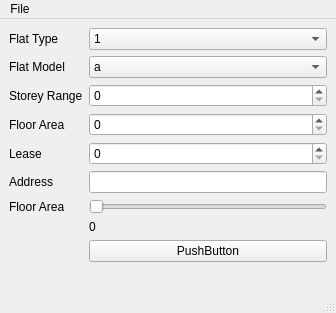
<?xml version="1.0" encoding="UTF-8"?>
<ui version="4.0">
 <class>MainWindow</class>
 <widget class="QMainWindow" name="MainWindow">
  <property name="geometry">
   <rect>
    <x>0</x>
    <y>0</y>
    <width>336</width>
    <height>313</height>
   </rect>
  </property>
  <property name="windowTitle">
   <string>MainWindow</string>
  </property>
  <property name="toolButtonStyle">
   <enum>Qt::ToolButtonIconOnly</enum>
  </property>
  <widget class="QWidget" name="centralwidget">
   <layout class="QHBoxLayout" name="horizontalLayout">
    <item>
     <layout class="QFormLayout" name="formLayout">
      <item row="0" column="0">
       <widget class="QLabel" name="flat_Type">
        <property name="text">
         <string>Flat Type</string>
        </property>
       </widget>
      </item>
      <item row="0" column="1">
       <widget class="QComboBox" name="flat_Type_List">
        <property name="editable">
         <bool>false</bool>
        </property>
        <property name="frame">
         <bool>true</bool>
        </property>
        <item>
         <property name="text">
          <string>1</string>
         </property>
        </item>
        <item>
         <property name="text">
          <string>2</string>
         </property>
        </item>
        <item>
         <property name="text">
          <string>3</string>
         </property>
        </item>
       </widget>
      </item>
      <item row="1" column="0">
       <widget class="QLabel" name="flat_Model">
        <property name="text">
         <string>Flat Model</string>
        </property>
       </widget>
      </item>
      <item row="1" column="1">
       <widget class="QComboBox" name="flat_Model_List">
        <item>
         <property name="text">
          <string>a</string>
         </property>
        </item>
        <item>
         <property name="text">
          <string>s</string>
         </property>
        </item>
        <item>
         <property name="text">
          <string>d</string>
         </property>
        </item>
       </widget>
      </item>
      <item row="2" column="0">
       <widget class="QLabel" name="storey_Range">
        <property name="text">
         <string>Storey Range</string>
        </property>
       </widget>
      </item>
      <item row="2" column="1">
       <widget class="QSpinBox" name="storey_Range_Box">
        <property name="maximum">
         <number>999</number>
        </property>
        <property name="singleStep">
         <number>1</number>
        </property>
        <property name="displayIntegerBase">
         <number>10</number>
        </property>
       </widget>
      </item>
      <item row="3" column="0">
       <widget class="QLabel" name="floor_Area">
        <property name="text">
         <string>Floor Area</string>
        </property>
       </widget>
      </item>
      <item row="3" column="1">
       <widget class="QSpinBox" name="floor_Area_Box"/>
      </item>
      <item row="4" column="0">
       <widget class="QLabel" name="lease_Label">
        <property name="text">
         <string>Lease</string>
        </property>
       </widget>
      </item>
      <item row="4" column="1">
       <widget class="QSpinBox" name="lease_Box"/>
      </item>
      <item row="5" column="0">
       <widget class="QLabel" name="address_Label">
        <property name="text">
         <string>Address</string>
        </property>
       </widget>
      </item>
      <item row="5" column="1">
       <widget class="QLineEdit" name="address_Box"/>
      </item>
      <item row="6" column="0">
       <widget class="QLabel" name="label_2">
        <property name="text">
         <string>Floor Area</string>
        </property>
       </widget>
      </item>
      <item row="6" column="1">
       <widget class="QSlider" name="horizontalSlider">
        <property name="maximum">
         <number>999</number>
        </property>
        <property name="orientation">
         <enum>Qt::Horizontal</enum>
        </property>
       </widget>
      </item>
      <item row="7" column="1">
       <widget class="QLabel" name="label">
        <property name="text">
         <string>0</string>
        </property>
        <property name="scaledContents">
         <bool>false</bool>
        </property>
        <property name="alignment">
         <set>Qt::AlignLeading|Qt::AlignLeft|Qt::AlignVCenter</set>
        </property>
       </widget>
      </item>
      <item row="8" column="1">
       <widget class="QPushButton" name="pushButton">
        <property name="layoutDirection">
         <enum>Qt::LeftToRight</enum>
        </property>
        <property name="text">
         <string>PushButton</string>
        </property>
       </widget>
      </item>
     </layout>
    </item>
   </layout>
  </widget>
  <widget class="QMenuBar" name="menubar">
   <property name="geometry">
    <rect>
     <x>0</x>
     <y>0</y>
     <width>336</width>
     <height>18</height>
    </rect>
   </property>
   <widget class="QMenu" name="menuFile">
    <property name="title">
     <string>File</string>
    </property>
    <addaction name="separator"/>
    <addaction name="action1"/>
   </widget>
   <addaction name="menuFile"/>
  </widget>
  <widget class="QStatusBar" name="statusbar"/>
  <action name="action1">
   <property name="text">
    <string>Load Model</string>
   </property>
  </action>
 </widget>
 <resources/>
 <connections>
  <connection>
   <sender>horizontalSlider</sender>
   <signal>valueChanged(int)</signal>
   <receiver>label</receiver>
   <slot>setNum(int)</slot>
   <hints>
    <hint type="sourcelabel">
     <x>56</x>
     <y>258</y>
    </hint>
    <hint type="destinationlabel">
     <x>54</x>
     <y>239</y>
    </hint>
   </hints>
  </connection>
 </connections>
</ui>
